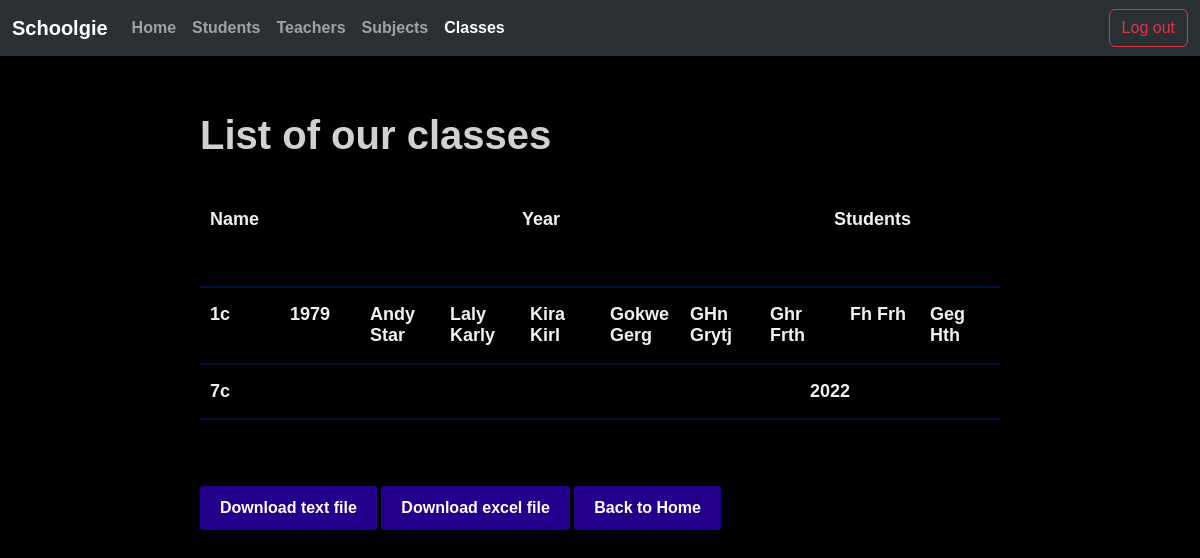
Page /class/ (signed in) on the committed database.
### albums/models.py (models this page shows)
class Class(models.Model):
    grade = models.CharField(max_length=10)
    year = models.IntegerField(null=True)
    class Meta:
        constraints = [
            models.CheckConstraint(check=models.Q(year__regex='^\d+$'), name='year_has_only_digits'),
            models.UniqueConstraint(fields=['grade'], name='unique_grade'),
        ]
    def __str__(self):
        return f"{self.grade}"

class Student(models.Model):
    first_name = models.CharField(max_length=30)
    last_name = models.CharField(max_length=30)
    age = models.IntegerField(null=True)
    grade = models.ForeignKey(Class, on_delete=models.SET_NULL, related_name='students', null=True)
    class Meta:
        constraints = [
            models.CheckConstraint(check=models.Q(age__gte=0) & models.Q(age__lte=18), name='age_between_zero_and_eighteen'),
            models.CheckConstraint(check=models.Q(first_name__regex='^[A-Z]'), name='first_name_student_starts_uppercase'),
            models.CheckConstraint(check=models.Q(last_name__regex='^[A-Z]'), name='last_name_student_starts_uppercase'),
            models.CheckConstraint(check=models.Q(first_name__regex='^[\D]*$'), name='first_name_student_has_no_digits'),
            models.CheckConstraint(check=models.Q(last_name__regex='^[\D]*$'), name='last_name_student_has_no_digits'),
            models.UniqueConstraint(fields=['first_name', 'last_name'], name='unique_first_name_student'),
        ]
    def __str__(self):
        return f"{self.first_name} {self.last_name} - {self.grade}"

### albums/views.py (the view, shortened to what this page needs)
# urls.py: path('class/', ClassView.as_view(), name='show_classes'),
class ClassView(LoginRequiredMixin, View):
    def get_context_data(self, **kwargs):
        context = kwargs
        context["css_file"] = 'albums/styles.css'
        return context
    def get(self, request, class_id=None):
        if request.path == reverse('add_class'):
            return render(request, 'add_class.html', context)
        if request.path == reverse('edit_list_class'):
            context = self.get_context_data(classes=grades)
            return render(request, 'edit_list_class.html', context)
        if request.path == reverse('delete_list_class'):
            context = self.get_context_data(classes=grades)
            return render(request, 'delete_list_class.html', context)
        if class_id:
            if request.path == reverse('edit_class', kwargs={'class_id': class_id}):
                return self.update(request, class_id)
            elif request.path == reverse('delete_class', kwargs={'class_id': class_id}):
                return self.delete(request, class_id)
        classes = Class.objects.all()
        class_dict = []
        for i in classes:
            new_dict = {"class": i, "students": i.students.all()}
            class_dict.append(new_dict)
            print(i.students.all())
        context = self.get_context_data(classes=class_dict)
        return render(request, 'classes.html', context)

### albums/templates/classes.html (shortened to what this page needs)
<!DOCTYPE html>
<html lang="en">
<head>
    {% load static %}
    <link href="https://cdn.jsdelivr.net/npm/bootstrap@5.3.4/dist/css/bootstrap.min.css" rel="stylesheet">
    <link rel="stylesheet" type="text/css" href="{% static css_file %}">
    <link rel= "stylesheet" href= "https://maxst.icons8.com/vue-static/landings/line-awesome/line-awesome/1.3.0/css/line-awesome.min.css" >
</head>
<body>
    <nav class="navbar navbar-expand-lg bg-body-tertiary" data-bs-theme="dark">
        <div class="container-fluid">
          <a class="navbar-brand" href="{% url 'home' %}">Schoolgie</a>
          <div class="collapse navbar-collapse" id="navbarNav">
            <ul class="navbar-nav me-auto mb-2 mb-lg-0">
              <li class="nav-item">
                <a class="nav-link" href="{% url 'home' %}">Home</a>
              </li>
              <li class="nav-item">
                <a class="nav-link" href="{% url 'students_main' %}">Students</a>
              </li>
              <li class="nav-item">
                <a class="nav-link" href="{% url 'teachers_main' %}">Teachers</a>
              </li>
              <li class="nav-item">
                <a class="nav-link" href="{% url 'subjects_main' %}">Subjects</a>
              </li>
              <li class="nav-item">
                <a class="nav-link active" aria-current="page" href="{% url 'classes_main' %}">Classes</a>
              </li>
            </ul>
            <div class="d-flex">
              {% if user.is_authenticated %}
                  <a href="{% url 'logout' %}" class="btn btn-outline-danger ms-2">Log out</a>
              {% else %}
                  <a href="{% url 'login' %}" class="btn btn-outline-primary ms-2">Log in</a>
                  <a href="{% url 'register' %}" class="btn btn-outline-success ms-2">Register</a>
              {% endif %}
            </div>
          </div>
        </div>
    </nav>
    <div class="center_div">
    <h1>List of our classes</h1>
    <div class="horizontal">
        <h3>Name</h3>
        <h3>Year</h3>
        <h3>Students</h3>
    </div>
    <hr>
    {% for grade in classes %}
    <div class="info">
    <h3>{{grade.class.grade}}</h3>
    <h3>{{grade.class.year}}</h3>
    {% for i in grade.students%}
    <h3>{{i.first_name}} {{i.last_name}}</h3>
    {% endfor %}
    </div>
    <hr>
    {% endfor %}
    <a href="{% url 'get_txt_classes' %}" class="button_students">Download text file  </a>
    <a href="{% url 'get_excel_classes' %}" class="button_students">Download excel file  </a>
    <a href="{% url 'home' %}" class="button_students">Back to Home</a>
    </div>
</body>
</html>

### albums/static/albums/styles.css (style rules this page uses)
body { background-color: #000000; font-family: 'Hanken Grotesk', sans-serif; font-weight: 700; }
h1 { font-family: 'Hanken Grotesk', sans-serif; font-weight: 900; color: #d1d1d1; margin-top: 55px; }
h3 { font-family: 'Hanken Grotesk', sans-serif; font-weight: 700; color: #f1f1f1; font-size: 18px; }
.center_div { margin: 0 auto; max-width: 800px; }
.horizontal { display: flex; justify-content: space-between; font-weight: bold; margin-bottom: 50px; padding-bottom: 5px; margin-top: 50px; }
.horizontal h3 { margin: 0; padding: 0 10px; width: 22%; text-align: left; }
.info { display: flex; justify-content: space-between; margin-bottom: 10px; }
.info h3 { margin: 0; padding: 0 10px; width: 25%; text-align: left; }
.button_students { display: inline-block; padding: 10px 20px; background-color: #23008b; color: white; text-align: center; text-decoration: none; border-radius: 3px; font-size: 16px; transition: background-color 0.3s ease; margin-top: 50px; }
a { color: #b8b7c0; }
hr { border: 0; height: 2px; background: #0047e0; width: 100%; }

### rows in the picture
Class: class.grade "1c", class.year "1979"
Student: first_name "Andy", last_name "Star"
Student: first_name "Laly", last_name "Karly"
Student: first_name "Kira", last_name "Kirl"
Student: first_name "Gokwe", last_name "Gerg"
Student: first_name "GHn", last_name "Grytj"
Student: first_name "Ghr", last_name "Frth"
Student: first_name "Fh", last_name "Frh"
Student: first_name "Geg", last_name "Hth"
Class: class.grade "7c", class.year "2022"
